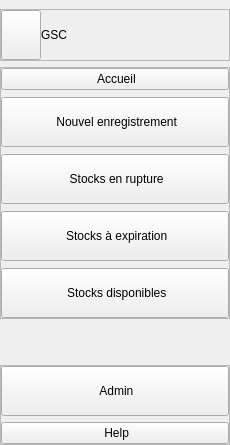
     <widget class="QWidget" name="leftWidget" native="true">
      <property name="minimumSize">
       <size>
        <width>230</width>
        <height>0</height>
       </size>
      </property>
      <property name="maximumSize">
       <size>
        <width>230</width>
        <height>16777215</height>
       </size>
      </property>
      <layout class="QVBoxLayout" name="verticalLayout">
       <property name="spacing">
        <number>0</number>
       </property>
       <property name="leftMargin">
        <number>0</number>
       </property>
       <property name="topMargin">
        <number>0</number>
       </property>
       <property name="rightMargin">
        <number>0</number>
       </property>
       <property name="bottomMargin">
        <number>0</number>
       </property>
       <item>
        <widget class="QWidget" name="menuWidget" native="true">
         <property name="styleSheet">
          <string notr="true"/>
         </property>
         <layout class="QVBoxLayout" name="verticalLayout_2">
          <property name="leftMargin">
           <number>0</number>
          </property>
          <property name="rightMargin">
           <number>0</number>
          </property>
          <property name="bottomMargin">
           <number>0</number>
          </property>
          <item>
           <widget class="QFrame" name="logoFrame">
            <property name="minimumSize">
             <size>
              <width>0</width>
              <height>50</height>
             </size>
            </property>
            <property name="maximumSize">
             <size>
              <width>16777215</width>
              <height>100</height>
             </size>
            </property>
            <property name="frameShape">
             <enum>QFrame::StyledPanel</enum>
            </property>
            <property name="frameShadow">
             <enum>QFrame::Raised</enum>
            </property>
            <layout class="QHBoxLayout" name="horizontalLayout_13">
             <property name="spacing">
              <number>0</number>
             </property>
             <property name="leftMargin">
              <number>0</number>
             </property>
             <property name="topMargin">
              <number>0</number>
             </property>
             <property name="rightMargin">
              <number>0</number>
             </property>
             <property name="bottomMargin">
              <number>0</number>
             </property>
             <item>
              <widget class="QPushButton" name="logoPushButton">
               <property name="minimumSize">
                <size>
                 <width>0</width>
                 <height>50</height>
                </size>
               </property>
               <property name="text">
                <string/>
               </property>
               <property name="icon">
                <iconset resource="resources.qrc">
                 <normaloff>:/icon_2/aperture.svg</normaloff>:/icon_2/aperture.svg</iconset>
               </property>
               <property name="iconSize">
                <size>
                 <width>50</width>
                 <height>50</height>
                </size>
               </property>
              </widget>
             </item>
             <item>
              <widget class="QLabel" name="label_logo">
               <property name="text">
                <string>GSC</string>
               </property>
              </widget>
             </item>
             <item>
              <spacer name="horizontalSpacer_4">
               <property name="orientation">
                <enum>Qt::Horizontal</enum>
               </property>
               <property name="sizeHint" stdset="0">
                <size>
                 <width>40</width>
                 <height>20</height>
                </size>
               </property>
              </spacer>
             </item>
            </layout>
           </widget>
          </item>
          <item>
           <widget class="QFrame" name="subMenuFrame">
            <property name="styleSheet">
             <string notr="true"/>
            </property>
            <property name="frameShape">
             <enum>QFrame::StyledPanel</enum>
            </property>
            <property name="frameShadow">
             <enum>QFrame::Raised</enum>
            </property>
            <layout class="QVBoxLayout" name="verticalLayout_3">
             <property name="spacing">
              <number>7</number>
             </property>
             <property name="leftMargin">
              <number>0</number>
             </property>
             <property name="topMargin">
              <number>0</number>
             </property>
             <property name="rightMargin">
              <number>0</number>
             </property>
             <property name="bottomMargin">
              <number>0</number>
             </property>
             <item>
              <widget class="QPushButton" name="accueilPushButton">
               <property name="text">
                <string> Accueil</string>
               </property>
               <property name="icon">
                <iconset resource="resources.qrc">
                 <normaloff>:/icon_2/home.svg</normaloff>:/icon_2/home.svg</iconset>
               </property>
               <property name="iconSize">
                <size>
                 <width>30</width>
                 <height>30</height>
                </size>
               </property>
              </widget>
             </item>
             <item>
              <widget class="QPushButton" name="newPushButton">
               <property name="minimumSize">
                <size>
                 <width>0</width>
                 <height>50</height>
                </size>
               </property>
               <property name="cursor">
                <cursorShape>PointingHandCursor</cursorShape>
               </property>
               <property name="text">
                <string> Nouvel enregistrement</string>
               </property>
               <property name="icon">
                <iconset resource="resources.qrc">
                 <normaloff>:/icon_2/plus-circle.svg</normaloff>:/icon_2/plus-circle.svg</iconset>
               </property>
               <property name="iconSize">
                <size>
                 <width>30</width>
                 <height>30</height>
                </size>
               </property>
              </widget>
             </item>
             <item>
              <widget class="QPushButton" name="rupturePushButton">
               <property name="minimumSize">
                <size>
                 <width>0</width>
                 <height>50</height>
                </size>
               </property>
               <property name="cursor">
                <cursorShape>PointingHandCursor</cursorShape>
               </property>
               <property name="text">
                <string> Stocks en rupture</string>
               </property>
               <property name="icon">
                <iconset resource="resources.qrc">
                 <normaloff>:/icon_2/alert-triangle.svg</normaloff>:/icon_2/alert-triangle.svg</iconset>
               </property>
               <property name="iconSize">
                <size>
                 <width>30</width>
                 <height>30</height>
                </size>
               </property>
              </widget>
             </item>
             <item>
              <widget class="QPushButton" name="expirationPushButton">
               <property name="minimumSize">
                <size>
                 <width>0</width>
                 <height>50</height>
                </size>
               </property>
               <property name="cursor">
                <cursorShape>PointingHandCursor</cursorShape>
               </property>
               <property name="text">
                <string> Stocks à expiration</string>
               </property>
               <property name="icon">
                <iconset resource="resources.qrc">
                 <normaloff>:/icon_2/alert-triangle.svg</normaloff>:/icon_2/alert-triangle.svg</iconset>
               </property>
               <property name="iconSize">
                <size>
                 <width>30</width>
                 <height>30</height>
                </size>
               </property>
              </widget>
             </item>
             <item>
              <widget class="QPushButton" name="availablePushButton">
               <property name="minimumSize">
                <size>
                 <width>0</width>
                 <height>50</height>
                </size>
               </property>
               <property name="cursor">
                <cursorShape>PointingHandCursor</cursorShape>
               </property>
               <property name="text">
                <string> Stocks disponibles</string>
               </property>
               <property name="icon">
                <iconset resource="resources.qrc">
                 <normaloff>:/icon_2/list.svg</normaloff>:/icon_2/list.svg</iconset>
               </property>
               <property name="iconSize">
                <size>
                 <width>30</width>
                 <height>30</height>
                </size>
               </property>
              </widget>
             </item>
            </layout>
           </widget>
          </item>
          <item>
           <spacer name="verticalSpacer">
            <property name="orientation">
             <enum>Qt::Vertical</enum>
            </property>
            <property name="sizeHint" stdset="0">
             <size>
              <width>20</width>
              <height>40</height>
             </size>
            </property>
           </spacer>
          </item>
          <item>
           <widget class="QFrame" name="adminFrame">
            <property name="styleSheet">
             <string notr="true"/>
            </property>
            <property name="frameShape">
             <enum>QFrame::StyledPanel</enum>
            </property>
            <property name="frameShadow">
             <enum>QFrame::Raised</enum>
            </property>
            <layout class="QVBoxLayout" name="verticalLayout_5">
             <property name="leftMargin">
              <number>0</number>
             </property>
             <property name="topMargin">
              <number>0</number>
             </property>
             <property name="rightMargin">
              <number>0</number>
             </property>
             <property name="bottomMargin">
              <number>0</number>
             </property>
             <item>
              <widget class="QPushButton" name="adminPushButton">
               <property name="minimumSize">
                <size>
                 <width>0</width>
                 <height>50</height>
                </size>
               </property>
               <property name="cursor">
                <cursorShape>PointingHandCursor</cursorShape>
               </property>
               <property name="text">
                <string> Admin</string>
               </property>
               <property name="icon">
                <iconset resource="resources.qrc">
                 <normaloff>:/icon_2/settings.svg</normaloff>:/icon_2/settings.svg</iconset>
               </property>
               <property name="iconSize">
                <size>
                 <width>30</width>
                 <height>30</height>
                </size>
               </property>
              </widget>
             </item>
             <item>
              <widget class="QPushButton" name="pushButton_6">
               <property name="cursor">
                <cursorShape>PointingHandCursor</cursorShape>
               </property>
               <property name="text">
                <string> Help</string>
               </property>
               <property name="icon">
                <iconset resource="resources.qrc">
                 <normaloff>:/icon_2/help-circle.svg</normaloff>:/icon_2/help-circle.svg</iconset>
               </property>
               <property name="iconSize">
                <size>
                 <width>30</width>
                 <height>30</height>
                </size>
               </property>
              </widget>
             </item>
            </layout>
           </widget>
          </item>
         </layout>
        </widget>
       </item>
      </layout>
     </widget>
